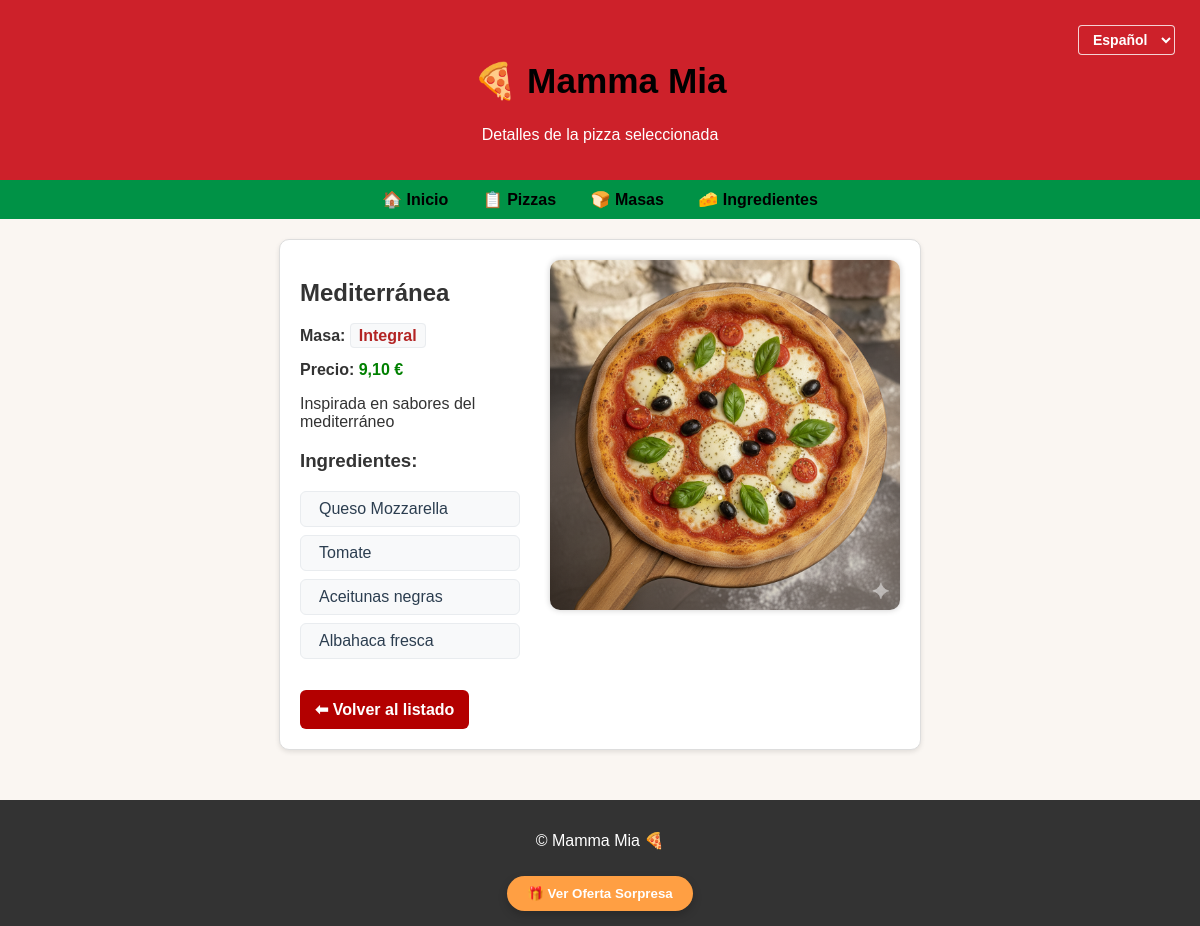
Screenshot of /es/pizza/5/ with the database file from the repository.
### mammaMia/models.py (models this page shows, shortened)
class Pizza(models.Model):
    nombre = models.CharField(max_length=100)
    masa = models.ForeignKey(Masa, on_delete=models.PROTECT, related_name='pizzas')
    ingredientes = models.ManyToManyField(Ingrediente, related_name='pizzas', blank=True)
    precio = models.DecimalField(max_digits=6, decimal_places=2)
    descripcion = models.TextField(blank=True)
    imagen = models.ImageField(upload_to='pizzas/', blank=True, null=True)

class Masa(models.Model):
    nombre = models.CharField(max_length=50, unique=True)
    descripcion = models.TextField(blank=True)
    imagen = models.ImageField(upload_to='masas/', blank=True, null=True)

class Ingrediente(models.Model):
    nombre = models.CharField(max_length=50, unique=True)
    descripcion = models.TextField(blank=True)
    alergeno = models.BooleanField(default=False)

### mammaMia/views.py (the view)
# urls.py: path('pizza/<int:pk>/', views.DetallePizza.as_view(), name='detallePizza'),
class DetallePizza(DetailView):
    model = Pizza
    template_name = 'mammaMia/detallePizza.html'
    context_object_name = 'pizza'

### mammaMia/templates/mammaMia/detallePizza.html (shortened to what this page needs)
{% extends 'mammaMia/base.html' %}
{% load i18n %}
{% block subtitle %}{% trans "Detalles de la pizza seleccionada" %}{% endblock %}
{% block content %}
    <div class="detalle">
        <div class="detalle-contenido">
            <div class="detalle-info">
                <h2>{{ pizza.nombre }}</h2>
                <p><strong>{% trans "Masa:" %}</strong>
                    <a href="{% url 'detalleMasa' pizza.masa.pk %}" class="enlace-masa">
                        {{ pizza.masa.nombre }}
                    </a>
                </p>
                <p><strong>{% trans "Precio:" %}</strong> <span class="precio">{{ pizza.precio }} €</span></p>
                {% if pizza.descripcion %}
                    <p>{{ pizza.descripcion }}</p>
                {% endif %}
                <h3>{% trans "Ingredientes:" %}</h3>
                <ul class="lista-ingredientes">
                    {% for ing in pizza.ingredientes.all %}
                        <li>
                            <a href="{% url 'detalleIngrediente' ing.pk %}" class="enlace-ingrediente">
                                {{ ing.nombre }}
                            </a>
                        </li>
                    {% empty %}
                        <li>{% trans "No tiene ingredientes registrados." %}</li>
                    {% endfor %}
                </ul>
                <a class="boton-volver" href="{% url 'todasLasPizzas' %}">{% trans "⬅ Volver al listado" %}</a>
            </div>
            <div class="detalle-imagen">
                {% if pizza.imagen %}
                    <img src="{{ pizza.imagen.url }}" alt="{{ pizza.nombre }}">
                {% else %}
                    <p>{% trans "Sin imagen disponible" %}</p>
                {% endif %}
            </div>
        </div>
    </div>
{% endblock %}

### mammaMia/static/mama.css (style rules this page uses)
body { background-color: #faf6f2; font-family: 'Poppins', sans-serif; color: #333; margin: 0; padding: 0; }
.precio { font-weight: bold; color: #008000; }
.detalle { background: white; padding: 20px; border-radius: 10px; border: 1px solid #ddd; max-width: 600px; margin: auto; box-shadow: 0 2px 5px rgba(0,0,0,0.1); }
.detalle-contenido { display: flex; align-items: flex-start; justify-content: space-between; gap: 30px; }
.detalle-info { flex: 1; }
.detalle-imagen img { max-width: 350px; border-radius: 10px; box-shadow: 0 0 6px rgba(0, 0, 0, 0.2); }
.boton-volver { display: inline-block; margin-top: 15px; padding: 10px 15px; background: #b30000; color: white; border-radius: 6px; text-decoration: none; font-weight: bold; transition: 0.2s; }
.enlace-masa { color: #b32424; text-decoration: none; font-weight: 600; padding: 3px 8px; border-radius: 4px; background: #f8f9fa; border: 1px solid #e9ecef; transition: all 0.3s ease; }
.enlace-ingrediente { color: #2c3e50; text-decoration: none; font-weight: 500; padding: 2px 6px; border-radius: 3px; transition: all 0.2s ease; }
.lista-ingredientes { list-style: none; padding: 0; }
.lista-ingredientes li { margin-bottom: 8px; padding: 8px 12px; background: #f8f9fa; border-radius: 6px; border: 1px solid #e9ecef; transition: transform 0.2s ease; }

### rows the page displays
Pizza: nombre "Mediterránea", masa.nombre "Integral", precio "9,10", descripcion "Inspirada en sabores del mediterráneo", imagen (picture)
Ingrediente: nombre "Queso Mozzarella"
Ingrediente: nombre "Tomate"
Ingrediente: nombre "Aceitunas negras"
Ingrediente: nombre "Albahaca fresca"

### other values shown
form field language "Español"
